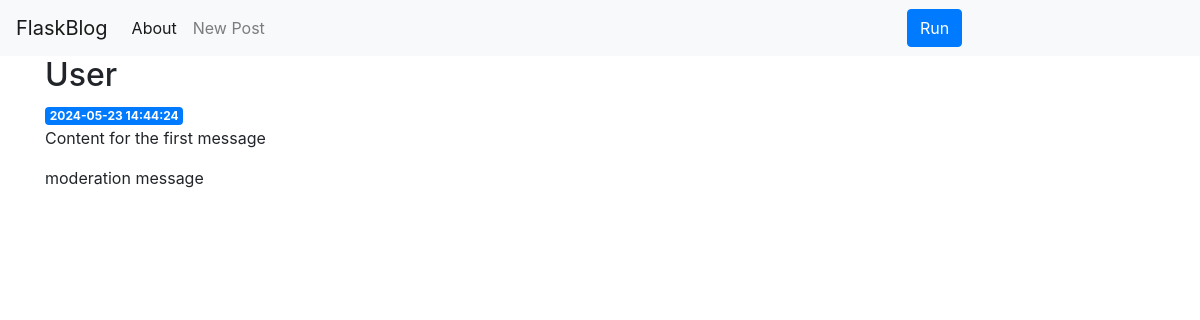
/1, run on an earlier commit of the app's database.
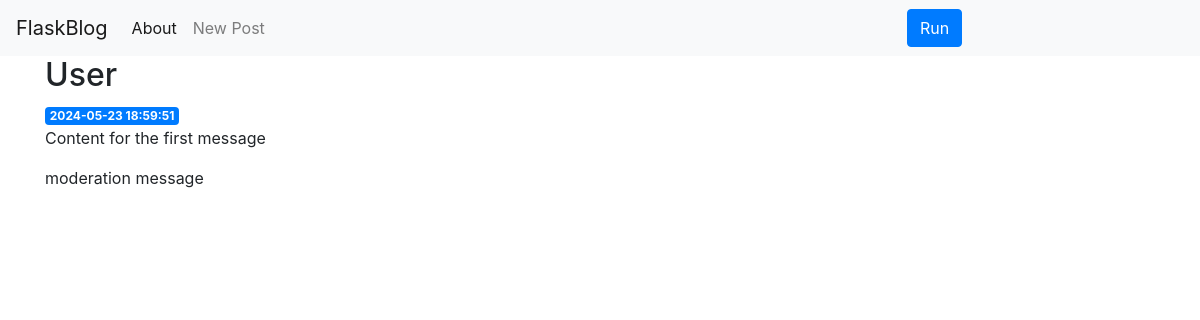
And on a later commit of the database.
### tables this page shows
CREATE TABLE posts (
    id INTEGER PRIMARY KEY AUTOINCREMENT,
    created TIMESTAMP NOT NULL DEFAULT CURRENT_TIMESTAMP,
    author TEXT NOT NULL,
    message TEXT NOT NULL,
    moderation TEXT NOT NULL
);

### project.py (the view)
@app.route('/<int:post_id>')
def post(post_id):
    post = get_post(post_id)
    return render_template('post.html', post=post)

### project.py (called while the page is built)
def get_db_connection():
    conn = sqlite3.connect("database.db")
    conn.row_factory = sqlite3.Row
    return conn

def get_post(post_id):
    conn = get_db_connection()
    post = conn.execute("SELECT * FROM posts WHERE id = ?", (post_id,)).fetchone()
    conn.close()
    if post is None:
        abort(404)
    return post

### templates/post.html
{% extends 'base.html' %}
{% block content %}
    <h2>{% block title %} {{ post['author'] }} {% endblock %}</h2>
    <span class="badge badge-primary">{{ post['created'] }}</span>
    <p>{{ post['message'] }}</p>
    <p>{{ post['moderation'] }}</p>
{% endblock %}

What changed in the data, as far as the page shows it:
changed posts "User": created "2024-05-23 14:44:24" → "2024-05-23 18:59:51"
